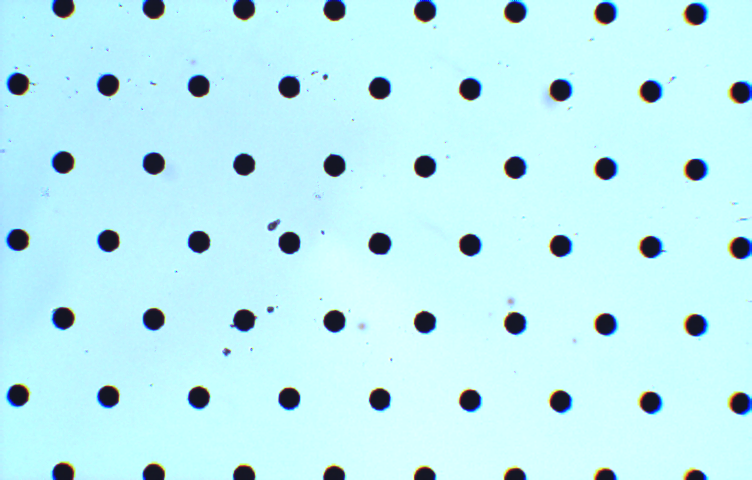
#> input picture 01 Filter.bmp, 752 x 480 px
$ python -i custom_functions.py   (imports and definitions only)   (older library calls are emulated)
#> lines starting #> are read from the running program, lines starting #| are printed output that depends on the picture; after the words box and inside, x2 and y2 are one past the last pixel; in counts of white or black regions, pixels touching at a corner belong together
# -*- coding: utf-8 -*-
"""
Created on Thu Sep  6 16:09:08 2018

@author: brandt
"""
import cv2
import numpy as np

def getImageAndObjectPoints(image):

    gray = cv2.cvtColor(image,cv2.COLOR_RGB2GRAY)
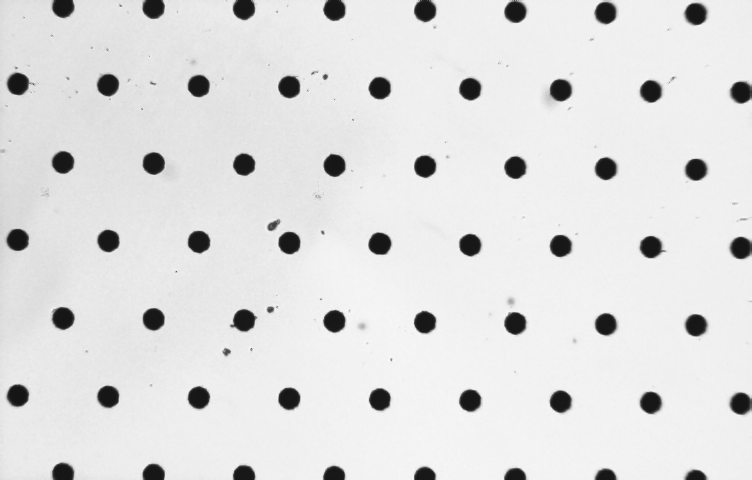
#> gray: shape (480, 752); min 20, max 252, mean 223.4
    retval, thresh = cv2.threshold(gray, 50, 255, cv2.THRESH_BINARY)
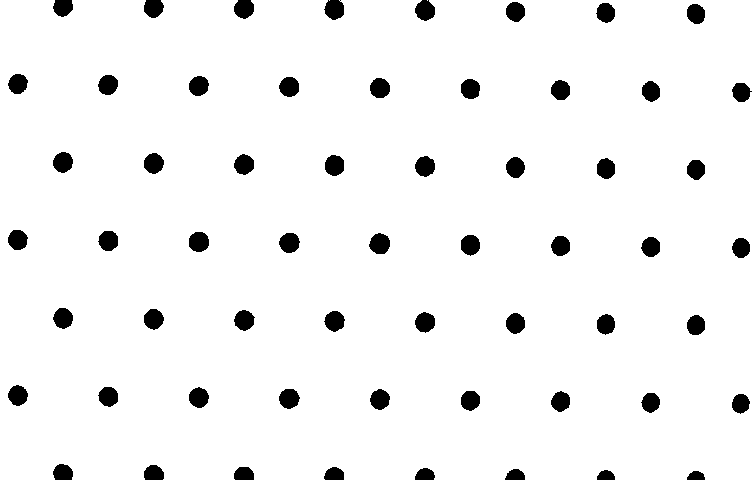
#> thresh: shape (480, 752); 95.2% white; 59 black regions

    temp, contours, hierarchy = cv2.findContours(thresh, cv2.RETR_LIST, cv2.CHAIN_APPROX_SIMPLE)
#> contours = 48 contours, 2 with area under 20; largest, box (x1, y1, x2, y2) and area: (0, 0, 752, 480) 356205, (368, 232, 391, 255) 368, (188, 231, 210, 253) 357, (324, 154, 345, 177) 353, (278, 232, 301, 254) 352

    cur_imgpoints = []
    cur_objpoints = []
    distances = []

    pitch = 55/0.616736797576255
    vertPitch = (pitch**2 - pitch**2/4)**0.5

    for contour in contours:
        area = cv2.contourArea(contour)

        # there is one contour that contains all others, filter it out
        if area > 500:
            continue

        m = cv2.moments(contour)
        center = (np.float32(m['m10'] / m['m00']), np.float32(m['m01'] / m['m00']))
        cur_imgpoints.append(center)
#        x, y = center[0], center[1]
        distances.append(((center[0]-image.shape[1]/2)**2 + (center[1]-image.shape[0]/2)**2)**0.5)
#> this loop made 46 passes
#> (area, center) on passes 1 to 12: (297.5, (740.3, 403.2)), (308.5, (650.3, 402.1)), (325, (560.3, 401.1)), (330.5, (469.9, 400.1)), (340, (379.5, 399)), (348, (288.8, 398.2)), (343, (198.4, 397.2)), (333.5, (108, 396.2)), (338.5, (17.5, 395)), (317.5, (695.6, 324.7)), (321, (605.5, 323.9)), (335.5, (515.1, 323))
#> after the loop, cur_imgpoints = 45 pairs, first value 17.33 to 740.7, second value 11.26 to 403.2; distances = 45 values, max 399.2 at index 0, min 4.78 at index 21, mean 232.5

    cur_imgpoints = np.array(cur_imgpoints)

    def rotatePoint(point, origin, angle):
        ox, oy = origin
        px, py = point

        qx = ox + np.cos(angle) * (px - ox) - np.sin(angle) * (py - oy)
        qy = oy + np.sin(angle) * (px - ox) + np.cos(angle) * (py - oy)
        return qx, qy

    def hasCounterPart(point, otherpoints, threshold):
        distances = otherpoints - np.array([point[0], point[1]])
        distances = [(abs(i[0])+abs(i[1])) for i in distances]
        if min(distances) < threshold:
            return True, distances.index(min(distances))
        else:
            return False, distances.index(min(distances))

    #select most important points...
    indexClosestToCenter = np.argmin(distances)
    offsetRelevantPoints = []

    for i in range(5):
        offsetRelevantPoints.append(cur_imgpoints[indexClosestToCenter-2+i])

    #get rotation
    rotAngle = np.arctan((offsetRelevantPoints[-1][1] - offsetRelevantPoints[0][1]) /
                         (offsetRelevantPoints[-1][0] - offsetRelevantPoints[0][0]))

    centerX, centerY = cur_imgpoints[indexClosestToCenter][0], cur_imgpoints[indexClosestToCenter][1]

    #guess row and colindex:
    centerCol = np.round(centerX/pitch)
    centerRow = np.round(centerY/vertPitch)
    numCols = int(2*centerCol+2)
    numRows = int(2*centerCol+1)

    startX = centerX - (centerCol+1)*pitch
    startY = centerY - (centerRow+1)*vertPitch

    for row in range(numRows):
        for col in range(numCols):

            if row%2 == 0:
                curX = col*pitch + startX
            else:
                curX = col*pitch + startX - pitch/2
            curY = row*vertPitch + startY
            curX, curY = rotatePoint((curX, curY), (centerX, centerY), rotAngle)

            if curX >= 0 and curY >= 0 and curX < image.shape[1] and curY < image.shape[0]:   #in image boundary?
                #has an imgpoint counterpart?
                if hasCounterPart((curX, curY), cur_imgpoints, 20)[0]:
                    cur_objpoints.append((np.float32(curX), np.float32(curY), np.float32(0)))

    cur_objpoints = np.array(cur_objpoints)

    #output image
    if len(cur_imgpoints) > 0:
        for index, center in enumerate(cur_imgpoints):
            center = (int(center[0]), int(center[1]))
            cv2.circle(image, center, 3, (255, 0, 0), -1)


    #reorder obj_points
    cur_imgpoints = [list(i) for i in cur_imgpoints]           #convert to list -> makes deleting of elements by remove method easy
    final_obj_points = []
    remove = []
    for index, imgpoint in enumerate(cur_imgpoints):
        valid, closestIndex = hasCounterPart(imgpoint, cur_objpoints[:, :2], 20)
        if valid:
            final_obj_points.append(cur_objpoints[closestIndex, :])
        else:
            remove.append(imgpoint)
    for i in remove:
        cur_imgpoints.remove(i)

    final_obj_points = np.array(final_obj_points)

    for point in final_obj_points:
            x, y = int(point[0]), int(point[1])
            cv2.circle(image, (x, y), 10, (0, 255, 128), 2)

    cur_imgpoints = np.array(cur_imgpoints)

    assert len(cur_imgpoints) == len(final_obj_points), 'len(cur_imgpoints) ({}) != len(final_obj_points) ({})'.format(len(cur_imgpoints), len(final_obj_points))

    return image, cur_imgpoints, np.float32(final_obj_points)

>>> import cv2
>>> picture = cv2.cvtColor(cv2.imread('01 Filter.bmp'), cv2.COLOR_BGR2RGB)
#> (the run stopped early here; a loop or call above may not have finished)

$ run again, on 02 Filter.bmp
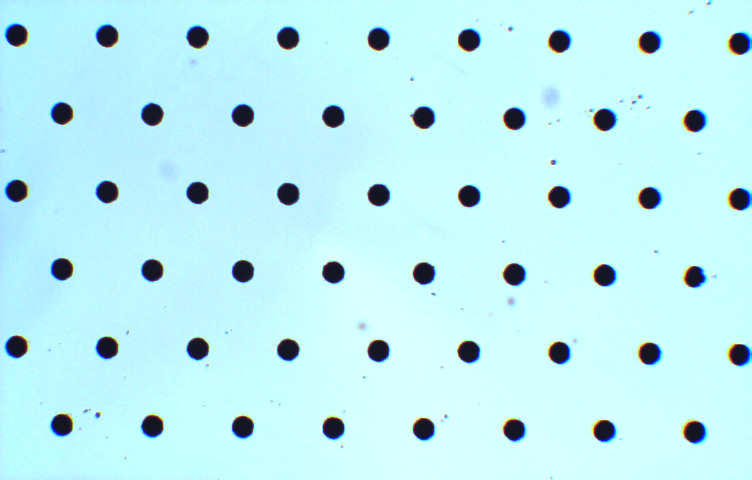
#> input picture 02 Filter.bmp, 752 x 480 px
#> in getImageAndObjectPoints, `retval, thresh = cv2.threshold(gray, 50, 255, cv2.THRESH_BINARY)`:
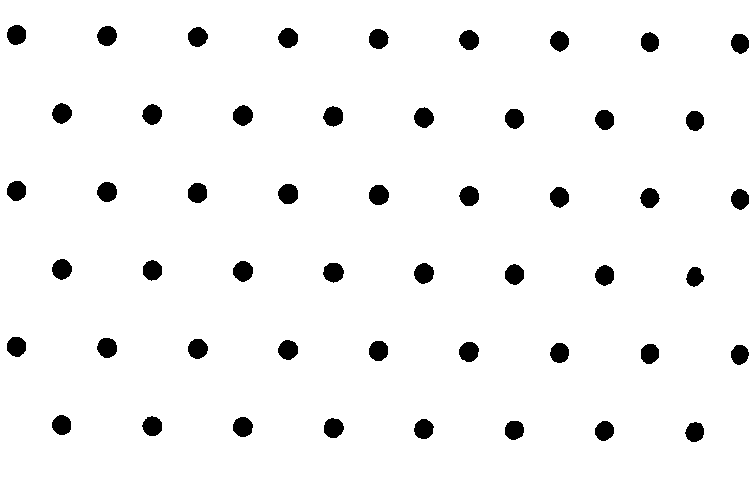
#> thresh: shape (480, 752); 95.7% white; 51 black regions
#> contours = 52 contours; largest, box (x1, y1, x2, y2) and area: (0, 0, 752, 480) 359729, (277, 183, 299, 205) 350, (368, 184, 390, 206) 350, (232, 260, 254, 283) 348, (322, 262, 345, 284) 347
#> the loop in getImageAndObjectPoints, `for contour in contours:` made 52 passes
#> (area, center) on passes 1 to 8: (319, (694.4, 431.6)), (321, (604, 430.4)), (322, (513.9, 429.7)), (331.5, (423.3, 428.7)), (339, (333.1, 427.6)), (340, (242.4, 426.5)), (333.5, (151.9, 425.8)), (328.5, (61.32, 424.6))
#> after the loop in getImageAndObjectPoints, `for contour in contours:`: cur_imgpoints = 51 pairs, first value 16.06 to 739.6, second value 34.44 to 431.6; distances = 51 values, max 414.5 at index 50, min 45.47 at index 29, mean 239.9
#> indexClosestToCenter = 29
#> after the loop in getImageAndObjectPoints, `for i in range(5):`: offsetRelevantPoints = [[559.1, 196.7], [468.9, 195.6], [378.4, 194.6], [287.8, 193.5], [197.1, 192.5]]
#> rotAngle = 0.0117
#> centerX = 378.4; centerY = 194.6
#> centerCol = 4
#> centerRow = 3
#> numCols = 10
#> numRows = 9
#> startX = -67.5
#> startY = -114.3
#> the loop in getImageAndObjectPoints, `for row in range(numRows):` made 9 passes
#> the loop in getImageAndObjectPoints, `for index, center in enumerate(cur_imgpoints):` made 51 passes
#> center on passes 1 to 8: [694.4, 431.6], [604, 430.4], [513.9, 429.7], [423.3, 428.7], [333.1, 427.6], [242.4, 426.5], [151.9, 425.8], [61.32, 424.6]
#> the loop in getImageAndObjectPoints, `for index, imgpoint in enumerate(cur_imgpoints):` made 51 passes
#> the loop in getImageAndObjectPoints, `for point in final_obj_points:` made 51 passes
#> point on passes 1 to 8: [687.8, 429.9, 0], [598.6, 428.9, 0], [509.4, 427.8, 0], [420.3, 426.8, 0], [331.1, 425.7, 0], [241.9, 424.7, 0], [152.8, 423.7, 0], [63.58, 422.6, 0]
#> after the loop in getImageAndObjectPoints, `for point in final_obj_points:`:
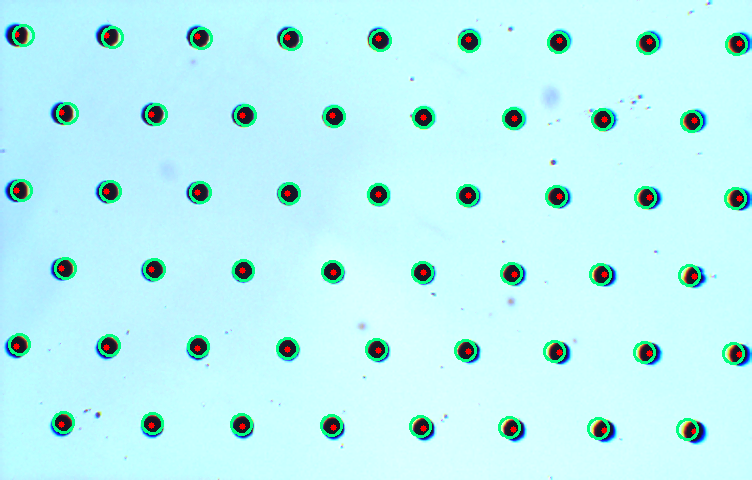
#> image: shape (480, 752, 3); mean R, G, B 186.8, 242.4, 243.9

$ run again, on 03 Filter.bmp
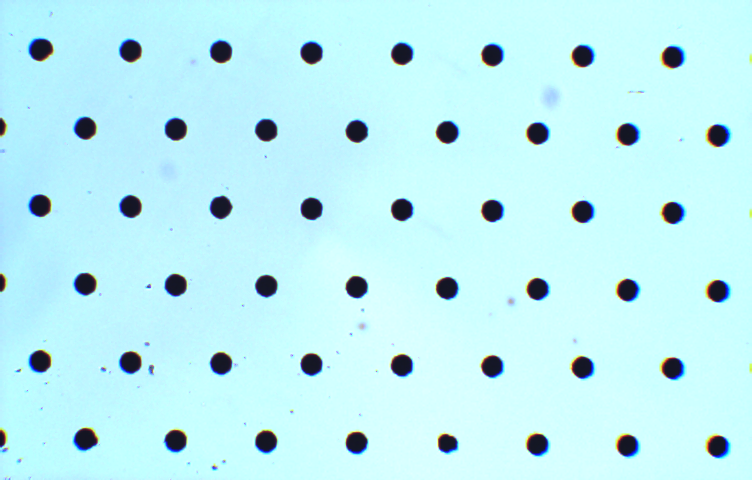
#> input picture 03 Filter.bmp, 752 x 480 px
#> in getImageAndObjectPoints, `retval, thresh = cv2.threshold(gray, 50, 255, cv2.THRESH_BINARY)`:
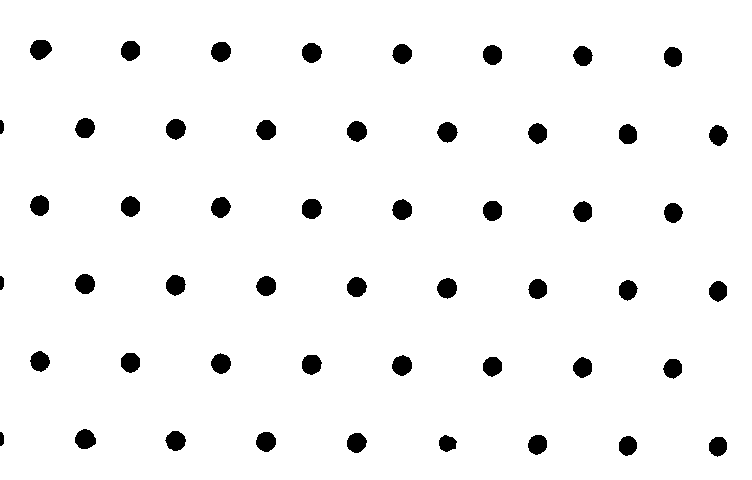
#> thresh: shape (480, 752); 95.9% white; 51 black regions
#> contours = 49 contours; largest, box (x1, y1, x2, y2) and area: (0, 0, 752, 480) 359580, (29, 39, 53, 61) 360, (301, 198, 323, 220) 348, (74, 428, 97, 450) 346, (436, 277, 458, 300) 346
#> the loop in getImageAndObjectPoints, `for contour in contours:` made 49 passes
#> (area, center) on passes 1 to 8: (309, (717.6, 446)), (309.5, (627.4, 445.4)), (326, (537.1, 444.2)), (248, (447, 443.1)), (332.5, (356.2, 442.3)), (339, (265.6, 441.3)), (335, (175.3, 440.4)), (346.5, (84.82, 438.9))
#> after the loop in getImageAndObjectPoints, `for contour in contours:`: cur_imgpoints = 48 pairs, first value 39.35 to 717.8, second value 48.9 to 446; distances = 48 values, max 398.9 at index 0, min 40.1 at index 27, mean 230.2
#> indexClosestToCenter = 27
#> after the loop in getImageAndObjectPoints, `for i in range(5):`: offsetRelevantPoints = [[582.5, 211.2], [492.1, 210.4], [401.7, 209.3], [311.2, 208.3], [220.3, 206.9]]
#> rotAngle = 0.012
#> centerX = 401.7; centerY = 209.3
#> centerCol = 5
#> centerRow = 3
#> numCols = 12
#> numRows = 11
#> startX = -133.3
#> startY = -99.67
#> the loop in getImageAndObjectPoints, `for row in range(numRows):` made 11 passes
#> the loop in getImageAndObjectPoints, `for index, center in enumerate(cur_imgpoints):` made 48 passes
#> center on passes 1 to 8: [717.6, 446], [627.4, 445.4], [537.1, 444.2], [447, 443.1], [356.2, 442.3], [265.6, 441.3], [175.3, 440.4], [84.82, 438.9]
#> the loop in getImageAndObjectPoints, `for index, imgpoint in enumerate(cur_imgpoints):` made 48 passes
#> the loop in getImageAndObjectPoints, `for point in final_obj_points:` made 48 passes
#> point on passes 1 to 8: [711, 444.7, 0], [621.9, 443.6, 0], [532.7, 442.5, 0], [443.5, 441.5, 0], [354.4, 440.4, 0], [265.2, 439.3, 0], [176, 438.2, 0], [86.84, 437.2, 0]
#> after the loop in getImageAndObjectPoints, `for point in final_obj_points:`:
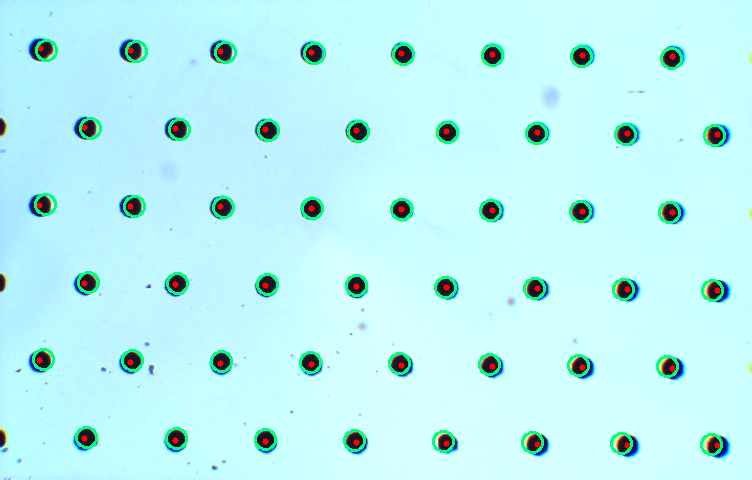
#> image: shape (480, 752, 3); mean R, G, B 187.3, 242.8, 244.3

$ run again, on 04 Filter.bmp
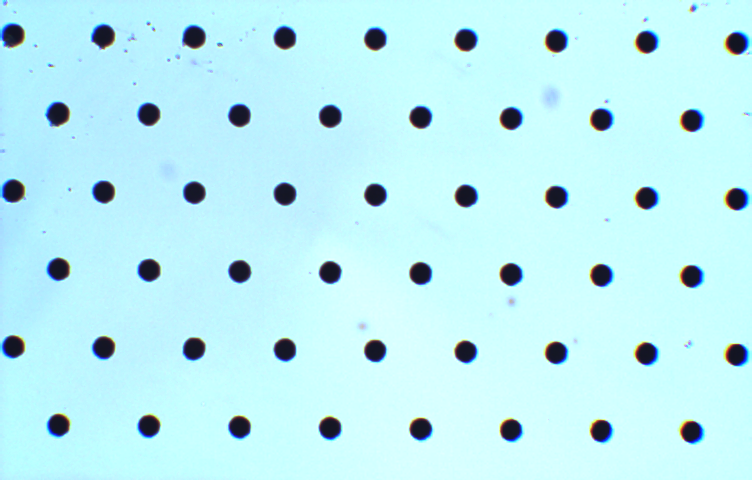
#> input picture 04 Filter.bmp, 752 x 480 px
#> in getImageAndObjectPoints, `retval, thresh = cv2.threshold(gray, 50, 255, cv2.THRESH_BINARY)`:
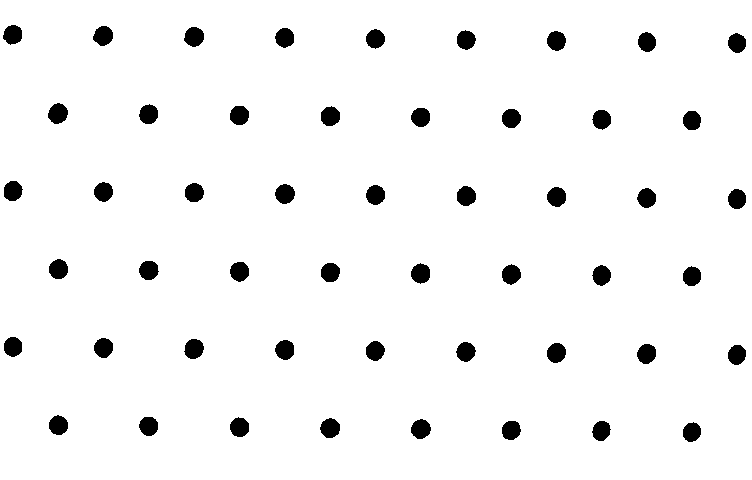
#> thresh: shape (480, 752); 95.9% white; 51 black regions
#> contours = 52 contours; largest, box (x1, y1, x2, y2) and area: (0, 0, 752, 480) 359729, (47, 102, 69, 125) 340, (183, 338, 205, 360) 334, (183, 26, 205, 48) 332, (319, 417, 341, 439) 330
#> the loop in getImageAndObjectPoints, `for contour in contours:` made 52 passes
#> (area, center) on passes 1 to 8: (304.5, (691.4, 431.7)), (311, (600.9, 430.4)), (316.5, (510.7, 429.8)), (327.5, (420.4, 428.6)), (330.5, (329.7, 427.7)), (322, (239.1, 426.9)), (315, (148.3, 425.7)), (320, (58, 424.8))
#> after the loop in getImageAndObjectPoints, `for contour in contours:`: cur_imgpoints = 51 pairs, first value 12.4 to 736.6, second value 34.25 to 431.7; distances = 51 values, max 417.8 at index 50, min 45.51 at index 29, mean 240.1
#> indexClosestToCenter = 29
#> after the loop in getImageAndObjectPoints, `for i in range(5):`: offsetRelevantPoints = [[556.2, 196.4], [465.8, 195.6], [375.1, 194.5], [284.6, 193.5], [193.8, 192.2]]
#> rotAngle = 0.0118
#> centerX = 375.1; centerY = 194.5
#> centerCol = 4
#> centerRow = 3
#> numCols = 10
#> numRows = 9
#> startX = -70.8
#> startY = -114.4
#> the loop in getImageAndObjectPoints, `for row in range(numRows):` made 9 passes
#> the loop in getImageAndObjectPoints, `for index, center in enumerate(cur_imgpoints):` made 51 passes
#> center on passes 1 to 8: [691.4, 431.7], [600.9, 430.4], [510.7, 429.8], [420.4, 428.6], [329.7, 427.7], [239.1, 426.9], [148.3, 425.7], [58, 424.8]
#> the loop in getImageAndObjectPoints, `for index, imgpoint in enumerate(cur_imgpoints):` made 51 passes
#> the loop in getImageAndObjectPoints, `for point in final_obj_points:` made 51 passes
#> point on passes 1 to 8: [684.5, 429.9, 0], [595.3, 428.8, 0], [506.1, 427.8, 0], [417, 426.7, 0], [327.8, 425.7, 0], [238.6, 424.6, 0], [149.4, 423.6, 0], [60.26, 422.5, 0]
#> after the loop in getImageAndObjectPoints, `for point in final_obj_points:`:
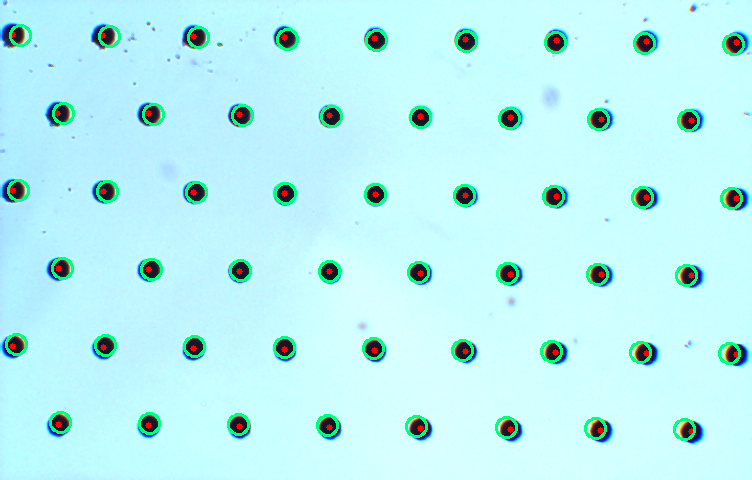
#> image: shape (480, 752, 3); mean R, G, B 186, 241.8, 243.8
